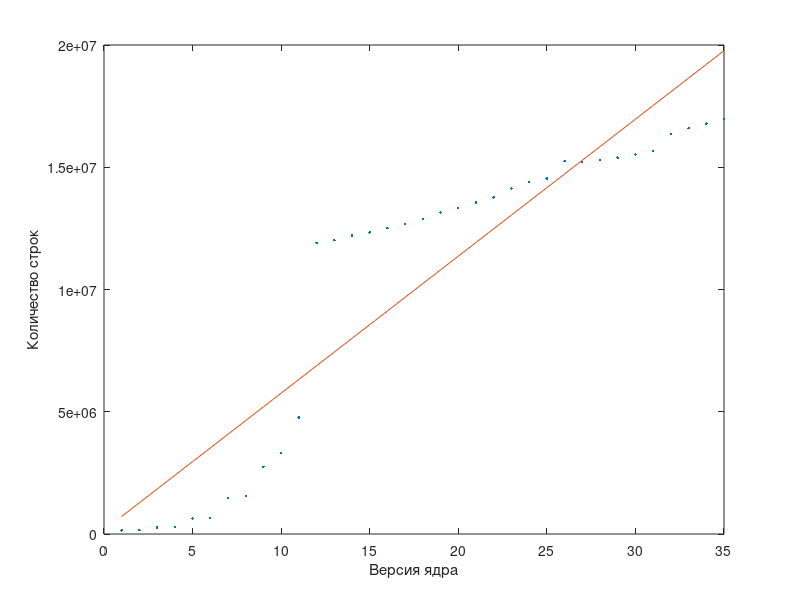

The MATLAB source for this figure:
clear;
version = {'1', '1.1', '1.2', '1.3', '2.0', '2.1', '2.2', '2.3', '2.4', '2.5', '2.6', '3.0', '3.1', '3.2', '3.3', '3.4', '3.5', '3.6', '3.7', '3.8', '3.9', '3.10', '3.11', '3.12', '3.13', '3.16', '3.17', '3.18', '3.19', '4.0', '4.1', '4.2', '4.3', '4.4', '4.5'};
number = 1 : length(version);
lines_of_code = [150867, 160423, 259690, 284602, 632062, 649715, 1475674, 1553144, 2752286, 3322825, 4764146, 11914002, 12016103, 12201423, 12337967, 12509654, 12673918, 12895419, 13157359, 13333358, 13550908, 13768488, 14127197, 14387259, 14539764, 15252592, 15216496, 15303113, 15392244, 15525488, 15666295, 16354974, 16597163, 16782638, 16977804];
code_and_version_regress = regress(lines_of_code.', [number; ones(1,length(number))].');
y = number * code_and_version_regress(1) + code_and_version_regress(2);
plot(number, lines_of_code, '.', number, y);
xlabel('Версия ядра')
ylabel('Количество строк')
R = corrcoef(number,lines_of_code);
disp('Коэффициент корреляции: ');
disp(R(1,2));